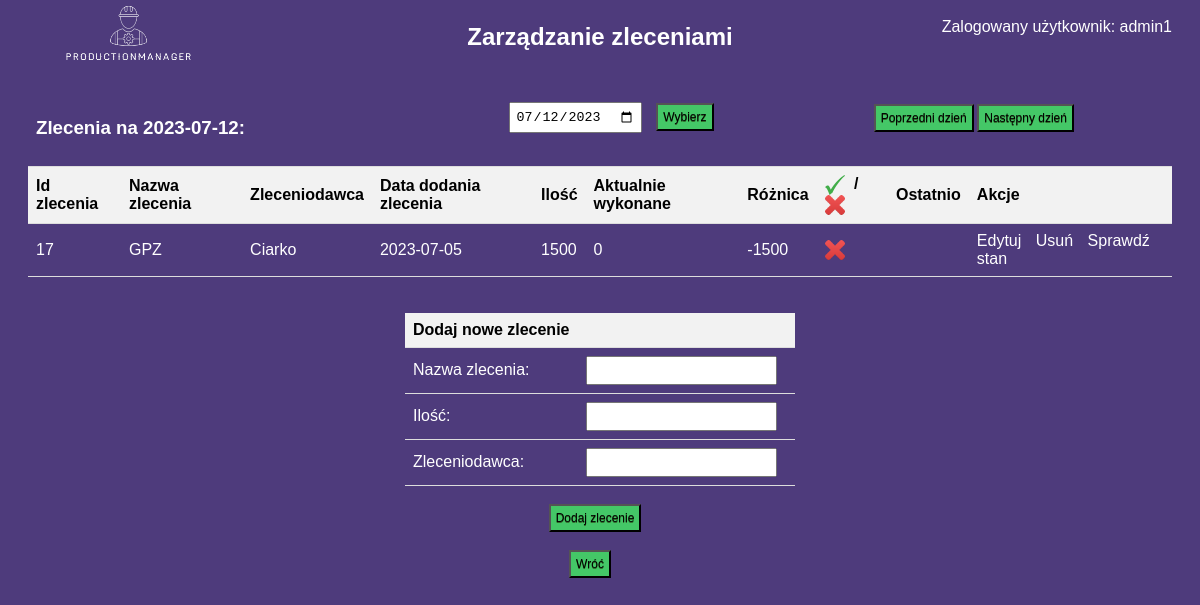
The app's page /zarzadzaj-zleceniami.php?date=2023-07-12 (signed in) with its own data.
### tables this page shows
CREATE TABLE `zlecenia` (
  `Id_zlecenia` int(11) NOT NULL,
  `nazwa_zlecenia` varchar(255) DEFAULT NULL,
  `ilosc` int(11) DEFAULT NULL,
  `zleceniodawca` varchar(255) DEFAULT NULL,
  `data_dodania_zlecenia` date DEFAULT NULL,
  `data_zrealizowania_zlecenia` date DEFAULT NULL
);

### zarzadzaj-zleceniami.php (the view, shortened to what this page needs)
<!DOCTYPE html>
<html>
<head>
    <link rel="stylesheet" type="text/css" href="css\zarzadzaj-zleceniami.css">
</head>
<body>
    <?php
    $host = "localhost";
    $dbname = "w64879_projekt";
    $username = "root";
    $password = "";
    try {
        $db = new PDO("mysql:host=$host;dbname=$dbname", $username, $password);
        $db->setAttribute(PDO::ATTR_ERRMODE, PDO::ERRMODE_EXCEPTION);
    } catch (PDOException $e) {
        die("Błąd połączenia z bazą danych: " . $e->getMessage());
    }
    function getZlecenia($date)
    {
        global $db;
        $stmt = $db->prepare("SELECT zlecenia.*, stan_zlecenia.ilosc AS wykonane, stan_zlecenia.ostatnia_zmiana FROM zlecenia LEFT JOIN stan_zlecenia ON zlecenia.Id_zlecenia = stan_zlecenia.Id_zlecenia WHERE zlecenia.data_zrealizowania_zlecenia = :date");
        $stmt->execute(array(':date' => $date));
        return $stmt->fetchAll(PDO::FETCH_ASSOC);
    }
    function formatDate($date)
    {
        return date("Y-m-d", strtotime($date));
    }
    if (isset($_GET['date'])) {
        $selectedDate = $_GET['date'];
    } else {
        $selectedDate = formatDate(date('Y-m-d'));
    }
    $zlecenia = getZlecenia($selectedDate);
    ?>
    <p style="text-align: right; zindex: 1; margin-top: -10px;">Zalogowany użytkownik: <?php echo $_SESSION['username']; ?></p>
    <img style="zindex: -9; margin-top: -85px;" class="logo" src="img/logo.png" width="200px">
    <center><h2 style="margin-top: -70px;">Zarządzanie zleceniami</h2></center>
    <br>
    <div class="kalendarz"><center>
	<table>
		<tr>
			<td>
				<h3>Zlecenia na <?php echo formatDate($selectedDate); ?>:</h3>
			</td>
			<td>
				<div class="fun1">
					<form action="<?php echo htmlspecialchars($_SERVER["PHP_SELF"]); ?>" method="GET">
						<input type="date" name="date" value="<?php echo $selectedDate; ?>" required>
						<input type="submit" value="Wybierz" class="bzaloguj">
					</form>
				</div>
			</td>
			<td>
				<div class="fun2">
					<form action="<?php echo htmlspecialchars($_SERVER["PHP_SELF"]); ?>" method="GET">
						<input type="submit" value="Poprzedni dzień" class="bzaloguj">
					</form>
				</div>
			</td>
			<td>
				<div class="fun3">
					<form action="<?php echo htmlspecialchars($_SERVER["PHP_SELF"]); ?>" method="GET">
						<input type="submit" value="Następny dzień" class="bzaloguj">
					</form>
				</div>
			</td>
		</tr>
	</table>
	</center>
</div>
<table>
	<tr>
		<th>Id zlecenia</th>
		<th>Nazwa zlecenia</th>
		<th>Zleceniodawca</th>
		<th>Data dodania zlecenia</th>
		<th>Ilość</th>
		<th>Aktualnie wykonane</th>
		<th>Różnica</th>
		<th><img src="img/v.png" width="20" height="20"> / <img src="img/x.jpg" width="20" height="20"></th>
		<th>Ostatnio</th>
		<th>Akcje</th>
	</tr>
	<?php foreach ($zlecenia as $zlecenie) { ?>
		<tr>
			<td><?php echo $zlecenie['Id_zlecenia']; ?></td>
			<td><?php echo $zlecenie['nazwa_zlecenia']; ?></td>
			<td><?php echo $zlecenie['zleceniodawca']; ?></td>
			<td><?php echo $zlecenie['data_dodania_zlecenia']; ?></td>
			<td><?php echo $zlecenie['ilosc']; ?></td>
			<td><?php echo $zlecenie['wykonane'] ?? '0'; ?></td>
			<td><?php echo $zlecenie['wykonane'] - ($zlecenie['ilosc'] ?? 0); ?></td>
			<td><?php echo ($zlecenie['ilosc'] <= ($zlecenie['wykonane'] ?? 0)) ? '<img src="img/v.png" width="20" height="20">' : '<img src="img/x.jpg" width="20" height="20">'; ?></td>
			<td><?php echo $zlecenie['ostatnia_zmiana']; ?></td>
			<td>
				<a href="edytuj_zlecenie.php?id=<?php echo $zlecenie['Id_zlecenia']; ?>">Edytuj</a>
				<a href="usun_zlecenie.php?id=<?php echo $zlecenie['Id_zlecenia']; ?>">Usuń</a>
				<a href="stan_zlecenia.php?id=<?php echo $zlecenie['Id_zlecenia']; ?>">Sprawdź stan</a>
			</td>
		</tr>
	<?php } ?>
</table>
<br><br>
<center>
	<table style="width: 390px;">
		<form action="dodaj_zlecenie.php" method="POST">
			<tr>
				<th>Dodaj nowe zlecenie</th>
				<th></th>
			</tr>
			<tr>
				<td> <label for="nazwa">Nazwa zlecenia:</label></td>
				<td><input type="text" name="nazwa" required></td>
			</tr>
			<tr>
				<td><label for="ilosc">Ilość:</label></td>
				<td><input type="text" name="ilosc" required></td>
			</tr>
			<tr>
				<td><label for="zleceniodawca">Zleceniodawca:</label></td>
				<td><input type="text" name="zleceniodawca" required></td>
			</tr>
	</table><br>
	<input type="submit" value="Dodaj zlecenie" class="bzaloguj"><br><br>
	<a href="index.php"><input type="submit" value="Wróć" class="bzaloguj"></a>
</center>
<br><br>

### CSS/zarzadzaj-zleceniami.css (style rules this page uses)
body { background-color: #4E3B7C; font-family: Tahoma, sans-serif; color: #fff; padding: 20px; }
.fun2 { margin-left: -120px; }
.fun3 { margin-left: -50px; }
.bzaloguj { background-color:#44c767; display:inline-block; cursor:pointer; color:#000; font-family:Arial; font-size:12px; padding:4px 15px; text-decoration:none; text-shadow:0px 1px 0px #2f6627; }
h2 { color: #fff; }
p { color: #fff; }
form { margin-bottom: 20px; }
input[type="date"], input[type="text"], input[type="submit"] { padding: 5px; margin-right: 10px; }
table { width: 100%; border-collapse: collapse; }
th, td { padding: 8px; text-align: left; border-bottom: 1px solid #ddd; }
th { background-color: #f2f2f2; color: #000; }
a { color: #fff; text-decoration: none; margin-right: 10px; }
img { vertical-align: middle; margin-right: 5px; }
h3 { margin-top: 20px; }

### zarzadzaj-zleceniami.php (style rules this page uses)
table { width: 100%; border-collapse: collapse; }
th, td { padding: 8px; text-align: left; border-bottom: 1px solid #ddd; }
th { background-color: #f2f2f2; }

### records on screen
zlecenia: Id_zlecenia "17", nazwa_zlecenia "GPZ", zleceniodawca "Ciarko", data_dodania_zlecenia "2023-07-05", ilosc "1500", wykonane "0", ilosc "-1500"

### other values on screen
$_SESSION['username'] "admin1"
formatDate($selectedDate) "2023-07-12"
